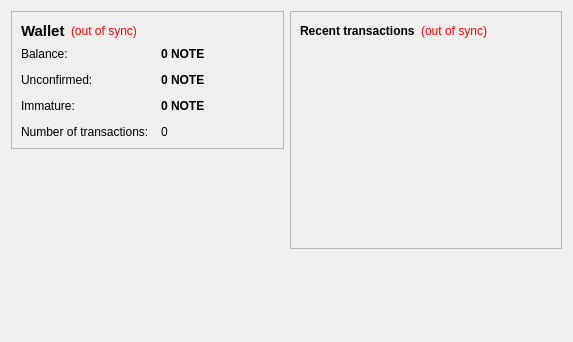
<?xml version="1.0" encoding="UTF-8"?>
<ui version="4.0">
 <class>OverviewPage</class>
 <widget class="QWidget" name="OverviewPage">
  <property name="geometry">
   <rect>
    <x>0</x>
    <y>0</y>
    <width>573</width>
    <height>342</height>
   </rect>
  </property>
  <property name="windowTitle">
   <string>Form</string>
  </property>
  <layout class="QHBoxLayout" name="horizontalLayout" stretch="1,1">
   <item>
    <layout class="QVBoxLayout" name="verticalLayout_2">
     <item>
      <widget class="QFrame" name="frame">
       <property name="frameShape">
        <enum>QFrame::StyledPanel</enum>
       </property>
       <property name="frameShadow">
        <enum>QFrame::Raised</enum>
       </property>
       <layout class="QVBoxLayout" name="verticalLayout_4">
        <item>
         <layout class="QHBoxLayout" name="horizontalLayout_4">
          <item>
           <widget class="QLabel" name="label_5">
            <property name="font">
             <font>
              <pointsize>11</pointsize>
              <weight>75</weight>
              <bold>true</bold>
             </font>
            </property>
            <property name="text">
             <string>Wallet</string>
            </property>
           </widget>
          </item>
          <item>
           <widget class="QLabel" name="labelWalletStatus">
            <property name="toolTip">
             <string>The displayed information may be out of date. Your wallet automatically synchronizes with the DNotes network after a connection is established, but this process has not completed yet.</string>
            </property>
            <property name="styleSheet">
             <string notr="true">QLabel { color: red; }</string>
            </property>
            <property name="text">
             <string notr="true">(out of sync)</string>
            </property>
            <property name="alignment">
             <set>Qt::AlignLeading|Qt::AlignLeft|Qt::AlignVCenter</set>
            </property>
           </widget>
          </item>
          <item>
           <spacer name="horizontalSpacer_2">
            <property name="orientation">
             <enum>Qt::Horizontal</enum>
            </property>
            <property name="sizeHint" stdset="0">
             <size>
              <width>40</width>
              <height>20</height>
             </size>
            </property>
           </spacer>
          </item>
         </layout>
        </item>
        <item>
         <layout class="QFormLayout" name="formLayout_2">
          <property name="fieldGrowthPolicy">
           <enum>QFormLayout::AllNonFixedFieldsGrow</enum>
          </property>
          <property name="horizontalSpacing">
           <number>12</number>
          </property>
          <property name="verticalSpacing">
           <number>12</number>
          </property>
          <item row="0" column="0">
           <widget class="QLabel" name="label">
            <property name="text">
             <string>Balance:</string>
            </property>
           </widget>
          </item>
          <item row="0" column="1">
           <widget class="QLabel" name="labelBalance">
            <property name="font">
             <font>
              <weight>75</weight>
              <bold>true</bold>
             </font>
            </property>
            <property name="cursor">
             <cursorShape>IBeamCursor</cursorShape>
            </property>
            <property name="toolTip">
             <string>Your current balance</string>
            </property>
            <property name="text">
             <string notr="true">0 NOTE</string>
            </property>
            <property name="textInteractionFlags">
             <set>Qt::LinksAccessibleByMouse|Qt::TextSelectableByKeyboard|Qt::TextSelectableByMouse</set>
            </property>
           </widget>
          </item>
          <item row="1" column="0">
           <widget class="QLabel" name="label_3">
            <property name="text">
             <string>Unconfirmed:</string>
            </property>
           </widget>
          </item>
          <item row="1" column="1">
           <widget class="QLabel" name="labelUnconfirmed">
            <property name="font">
             <font>
              <weight>75</weight>
              <bold>true</bold>
             </font>
            </property>
            <property name="cursor">
             <cursorShape>IBeamCursor</cursorShape>
            </property>
            <property name="toolTip">
             <string>Total of transactions that have yet to be confirmed, and do not yet count toward the current balance</string>
            </property>
            <property name="text">
             <string notr="true">0 NOTE</string>
            </property>
            <property name="textInteractionFlags">
             <set>Qt::LinksAccessibleByMouse|Qt::TextSelectableByKeyboard|Qt::TextSelectableByMouse</set>
            </property>
           </widget>
          </item>
          <item row="3" column="0">
           <widget class="QLabel" name="label_2">
            <property name="text">
             <string>Number of transactions:</string>
            </property>
           </widget>
          </item>
          <item row="3" column="1">
           <widget class="QLabel" name="labelNumTransactions">
            <property name="toolTip">
             <string>Total number of transactions in wallet</string>
            </property>
            <property name="text">
             <string notr="true">0</string>
            </property>
           </widget>
          </item>
          <item row="2" column="0">
           <widget class="QLabel" name="labelImmatureText">
            <property name="text">
             <string>Immature:</string>
            </property>
           </widget>
          </item>
          <item row="2" column="1">
           <widget class="QLabel" name="labelImmature">
            <property name="font">
             <font>
              <weight>75</weight>
              <bold>true</bold>
             </font>
            </property>
            <property name="toolTip">
             <string>Mined balance that has not yet matured</string>
            </property>
            <property name="text">
             <string notr="true">0 NOTE</string>
            </property>
            <property name="textInteractionFlags">
             <set>Qt::LinksAccessibleByMouse|Qt::TextSelectableByKeyboard|Qt::TextSelectableByMouse</set>
            </property>
           </widget>
          </item>
         </layout>
        </item>
       </layout>
      </widget>
     </item>
     <item>
      <spacer name="verticalSpacer">
       <property name="orientation">
        <enum>Qt::Vertical</enum>
       </property>
       <property name="sizeHint" stdset="0">
        <size>
         <width>20</width>
         <height>40</height>
        </size>
       </property>
      </spacer>
     </item>
    </layout>
   </item>
   <item>
    <layout class="QVBoxLayout" name="verticalLayout_3">
     <item>
      <widget class="QFrame" name="frame_2">
       <property name="frameShape">
        <enum>QFrame::StyledPanel</enum>
       </property>
       <property name="frameShadow">
        <enum>QFrame::Raised</enum>
       </property>
       <layout class="QVBoxLayout" name="verticalLayout">
        <item>
         <layout class="QHBoxLayout" name="horizontalLayout_2">
          <item>
           <widget class="QLabel" name="label_4">
            <property name="text">
             <string>&lt;b&gt;Recent transactions&lt;/b&gt;</string>
            </property>
           </widget>
          </item>
          <item>
           <widget class="QLabel" name="labelTransactionsStatus">
            <property name="toolTip">
             <string>The displayed information may be out of date. Your wallet automatically synchronizes with the DNotes network after a connection is established, but this process has not completed yet.</string>
            </property>
            <property name="styleSheet">
             <string notr="true">QLabel { color: red; }</string>
            </property>
            <property name="text">
             <string notr="true">(out of sync)</string>
            </property>
            <property name="alignment">
             <set>Qt::AlignRight|Qt::AlignTrailing|Qt::AlignVCenter</set>
            </property>
           </widget>
          </item>
          <item>
           <spacer name="horizontalSpacer">
            <property name="orientation">
             <enum>Qt::Horizontal</enum>
            </property>
            <property name="sizeHint" stdset="0">
             <size>
              <width>40</width>
              <height>20</height>
             </size>
            </property>
           </spacer>
          </item>
         </layout>
        </item>
        <item>
         <widget class="QListView" name="listTransactions">
          <property name="styleSheet">
           <string notr="true">QListView { background: transparent; }</string>
          </property>
          <property name="frameShape">
           <enum>QFrame::NoFrame</enum>
          </property>
          <property name="verticalScrollBarPolicy">
           <enum>Qt::ScrollBarAlwaysOff</enum>
          </property>
          <property name="horizontalScrollBarPolicy">
           <enum>Qt::ScrollBarAlwaysOff</enum>
          </property>
          <property name="selectionMode">
           <enum>QAbstractItemView::NoSelection</enum>
          </property>
         </widget>
        </item>
       </layout>
      </widget>
     </item>
     <item>
      <spacer name="verticalSpacer_2">
       <property name="orientation">
        <enum>Qt::Vertical</enum>
       </property>
       <property name="sizeHint" stdset="0">
        <size>
         <width>20</width>
         <height>40</height>
        </size>
       </property>
      </spacer>
     </item>
    </layout>
   </item>
  </layout>
 </widget>
 <resources/>
 <connections/>
</ui>
